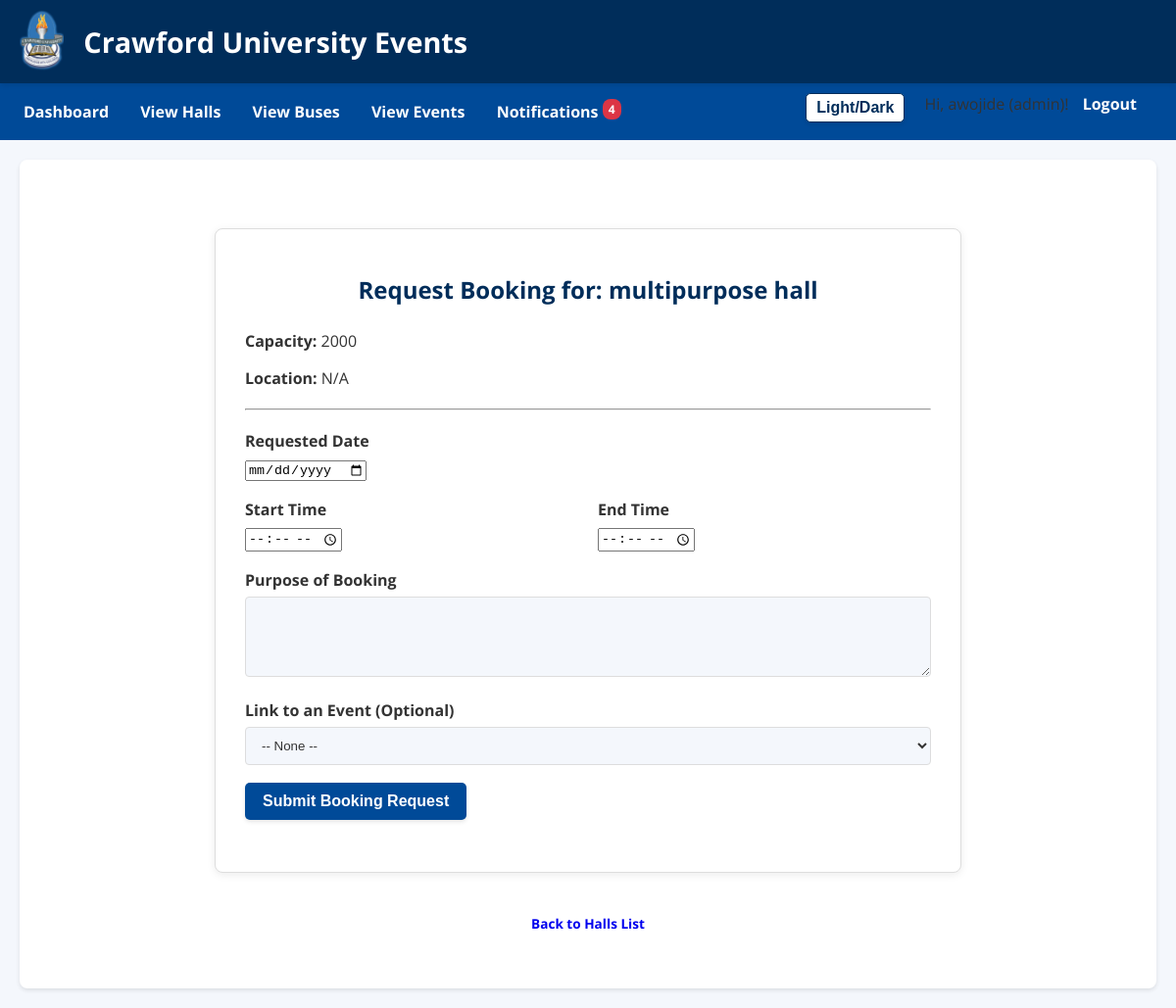
The page /hall/book/1 (signed in) on the database its author committed.
### models.py (models this page shows, shortened)
class Hall(db.Model):
    id = db.Column(db.Integer, primary_key=True)
    name = db.Column(db.String(100), unique=True, nullable=False)
    capacity = db.Column(db.Integer, nullable=False)
    location_details = db.Column(db.Text, nullable=True)
    bookings = db.relationship('HallBooking', backref='hall', lazy='dynamic', cascade="all, delete-orphan")

### app.py (the view, shortened to what this page needs)
@app.route('/hall/book/<int:hall_id>', methods=['GET', 'POST'])
@login_required
def book_hall_request(hall_id):
    hall = Hall.query.get_or_404(hall_id)
    form = HallBookingForm()
    approved_events = Event.query.filter_by(status='Approved').order_by(Event.date.desc()).all()
    form.event_id.choices = [('', '-- None --')] + [(e.id, f'{e.name} ({e.date.strftime("%Y-%m-%d")})') for e in approved_events]
    return render_template('book_hall_form.html', form=form, hall=hall)

### forms.py (shortened to what this page needs)
class HallBookingForm(FlaskForm):
    requested_date = DateField('Requested Date', validators=[DataRequired()])
    start_time = TimeField('Start Time', validators=[DataRequired()])
    end_time = TimeField('End Time', validators=[DataRequired()])
    purpose = TextAreaField('Purpose of Booking', validators=[DataRequired()])
    event_id = SelectField(
        'Link to an Event (Optional)',
        coerce=lambda x: int(x) if x else None, # Convert '' to None
        validators=[Optional()]
    )
    submit = SubmitField('Submit Booking Request')

### app.py (called while the page is built)
@login_manager.user_loader
def load_user(user_id):
    return db.session.get(User, int(user_id))

@app.context_processor
def inject_unread_notifications_count():
    if current_user.is_authenticated:
        unread_count = Notification.query.filter_by(user_id=current_user.id, is_read=False).count()
        return dict(unread_notifications_count=unread_count)
    return dict(unread_notifications_count=0)

@app.context_processor
def inject_now():
    return {'now': datetime.now(UTC)} # Make current UTC time available in templates

### templates/book_hall_form.html (shortened to what this page needs)
{% extends "base.html" %}
{% block content %}
<div class="main-content-container">
    <div class="form-card">
        <h2>Request Booking for: {{ hall.name }}</h2>
        <p><strong>Capacity:</strong> {{ hall.capacity }}</p>
        <p><strong>Location:</strong> {{ hall.location_details if hall.location_details else 'N/A' }}</p>
        <hr style="margin: 20px 0;">
        <form method="POST" action="{{ url_for('book_hall_request', hall_id=hall.id) }}" class="styled-form">
            <div class="form-row">
                <div class="form-group column">
                    {{ form.requested_date.label(class="form-label") }}
                    {{ form.requested_date(class="form-control") }}
                </div>
            </div>
            <div class="form-row">
                <div class="form-group column">
                    {{ form.start_time.label(class="form-label") }}
                    {{ form.start_time(class="form-control") }}
                </div>
                <div class="form-group column">
                    {{ form.end_time.label(class="form-label") }}
                    {{ form.end_time(class="form-control") }}
                </div>
            </div>
            <div class="form-group">
                {{ form.purpose.label(class="form-label") }}
                {{ form.purpose(class="form-control", rows=4) }}
            </div>
            <div class="form-group">
                {{ form.event_id.label(class="form-label") }}
                {{ form.event_id(class="form-control") }}
            </div>
            <div class="form-group">
                {{ form.submit() }}
            </div>
        </form>
    </div>
    <p style="text-align: center; margin-top: 20px;">
        <a href="{{ url_for('list_halls') }}" class="button-link-styled">Back to Halls List</a>
    </p>
</div>
{% endblock %}

### static/css/school_theme.css (style rules this page uses)
:root { --primary-blue: #002D5A; --secondary-blue: #004A98; --button-hover-blue: #003366; --accent-blue-light: #e9eff8; --text-on-dark-bg: #ffffff; --text-on-light-bg: #333333; --heading-text-color: var(--primary-blue); --table-header-text: var(--primary-blue); --page-bg: #f4f7fc; --content-bg: #ffffff; --border-color: #dddddd; --link-color: var(--secondary-blue); --link-hover-color: var(--primary-blue); --flash-success-bg: #d4edda; --flash-success-text: #155724; --flash-success-border: #c3e6cb; --flash-danger-bg: #f8d7da; --flash-danger-text: #721c24; --flash-danger-border: #f5c6cb; --flash-warning-bg: #fff3cd; --flash-warning-text: #856404; --flash-warning-border: #ffeeba; --flash-info-bg: #d1ecf1; --flash-info-text: #0c5460; --flash-info-border: #bee5eb; --theme-transition-duration: 0.3s; }
body { font-family: 'Open Sans', sans-serif; margin: 0; padding: 0; background-color: var(--page-bg); color: var(--text-on-light-bg); transition: background-color var(--theme-transition-duration), color var(--theme-transition-duration); }
h1, h2, h3, h4, h5, h6 { font-family: 'Open Sans', sans-serif; }
h2, h3 { color: var(--heading-text-color); transition: color var(--theme-transition-duration); }
button, input[type="submit"], .admin-action-link { display: inline-block; background-color: var(--secondary-blue); color: var(--text-on-dark-bg); padding: 10px 18px; border: none; border-radius: 5px; cursor: pointer; font-size: 1em; font-weight: bold; text-decoration: none; box-shadow: 0 2px 4px rgba(0,0,0,0.1); transition: background-color var(--theme-transition-duration) ease-out, transform 0.15s ease-out, box-shadow var(--theme-transition-duration) ease-out; text-align: center; margin-bottom: 10px; margin-right: 5px; }
.main-content-container { max-width: 1100px; margin: 0 auto; padding: 20px; }
.styled-form .form-row { display: flex; flex-wrap: wrap; gap: 20px; margin-bottom: 0; }
.styled-form .form-group { margin-bottom: 18px; }
.styled-form .form-row .form-group.column { flex: 1; min-width: calc(50% - 10px); margin-bottom: 18px; }
.styled-form select { width: 100%; padding: 10px 12px; border: 1px solid var(--border-color); border-radius: 4px; box-sizing: border-box; background-color: var(--page-bg); color: var(--text-on-light-bg); transition: border-color var(--theme-transition-duration), background-color var(--theme-transition-duration); }
.form-card { background-color: var(--content-bg); padding: 25px 30px; border-radius: 8px; box-shadow: 0 2px 8px rgba(0,0,0,0.08); border: 1px solid var(--border-color); max-width: 700px; margin-left: auto; margin-right: auto; margin-top: 30px; margin-bottom: 40px; }
.styled-form div { margin-bottom: 18px; }
.styled-form label { display: block; margin-bottom: 6px; font-weight: bold; color: var(--text-on-light-bg); }
.styled-form input[type="text"], .styled-form input[type="number"], .styled-form textarea { width: 100%; padding: 10px 12px; border: 1px solid var(--border-color); border-radius: 4px; box-sizing: border-box; background-color: var(--page-bg); color: var(--text-on-light-bg); transition: border-color var(--theme-transition-duration), background-color var(--theme-transition-duration); }
.styled-form textarea { resize: vertical; min-height: 80px; }
.button-link-styled { padding: 6px 12px; text-decoration: none; border-radius: 4px; font-size: 0.85em; font-weight: bold; text-align: center; transition: background-color 0.2s ease-out, color 0.2s ease-out, border-color 0.2s ease-out, transform 0.15s ease-out; border: 1px solid transparent; }
.main-content-container h2 { margin-bottom: 25px; text-align: center; }

### rows shown on the page
Hall: name "multipurpose hall", capacity "2000", location_details "N/A"

### other values the page prints
{{ unread_notifications_count }} "4"
